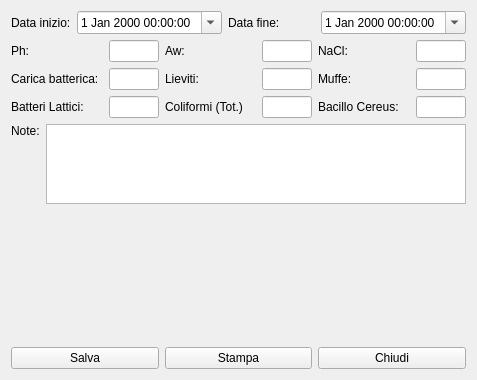
<?xml version="1.0" encoding="UTF-8"?>
<ui version="4.0">
 <class>HBioDetails</class>
 <widget class="QWidget" name="HBioDetails">
  <property name="windowModality">
   <enum>Qt::ApplicationModal</enum>
  </property>
  <property name="geometry">
   <rect>
    <x>0</x>
    <y>0</y>
    <width>477</width>
    <height>380</height>
   </rect>
  </property>
  <property name="windowTitle">
   <string>Dati Biometrici Lotto</string>
  </property>
  <property name="windowIcon">
   <iconset resource="icons.qrc">
    <normaloff>:/Resources/Bar-chart64.png</normaloff>:/Resources/Bar-chart64.png</iconset>
  </property>
  <layout class="QVBoxLayout" name="verticalLayout_3">
   <item>
    <layout class="QFormLayout" name="formLayout">
     <item row="0" column="0">
      <layout class="QHBoxLayout" name="horizontalLayout">
       <item>
        <widget class="QLabel" name="label">
         <property name="text">
          <string>Data inizio:</string>
         </property>
        </widget>
       </item>
       <item>
        <widget class="QDateTimeEdit" name="deBegin">
         <property name="buttonSymbols">
          <enum>QAbstractSpinBox::PlusMinus</enum>
         </property>
         <property name="calendarPopup">
          <bool>true</bool>
         </property>
        </widget>
       </item>
      </layout>
     </item>
     <item row="0" column="1">
      <layout class="QHBoxLayout" name="horizontalLayout_2">
       <item>
        <widget class="QLabel" name="label_2">
         <property name="text">
          <string>Data fine:</string>
         </property>
        </widget>
       </item>
       <item>
        <widget class="QDateTimeEdit" name="deEnd">
         <property name="buttonSymbols">
          <enum>QAbstractSpinBox::PlusMinus</enum>
         </property>
         <property name="calendarPopup">
          <bool>true</bool>
         </property>
        </widget>
       </item>
      </layout>
     </item>
    </layout>
   </item>
   <item>
    <layout class="QGridLayout" name="gridLayout">
     <item row="0" column="0">
      <layout class="QHBoxLayout" name="horizontalLayout_3">
       <item>
        <widget class="QLabel" name="label_3">
         <property name="minimumSize">
          <size>
           <width>80</width>
           <height>0</height>
          </size>
         </property>
         <property name="maximumSize">
          <size>
           <width>100</width>
           <height>16777215</height>
          </size>
         </property>
         <property name="text">
          <string>Ph:</string>
         </property>
        </widget>
       </item>
       <item>
        <widget class="QLineEdit" name="lePh">
         <property name="minimumSize">
          <size>
           <width>50</width>
           <height>0</height>
          </size>
         </property>
         <property name="maximumSize">
          <size>
           <width>50</width>
           <height>16777215</height>
          </size>
         </property>
        </widget>
       </item>
      </layout>
     </item>
     <item row="0" column="1">
      <layout class="QHBoxLayout" name="horizontalLayout_4">
       <item>
        <widget class="QLabel" name="label_4">
         <property name="minimumSize">
          <size>
           <width>80</width>
           <height>0</height>
          </size>
         </property>
         <property name="maximumSize">
          <size>
           <width>100</width>
           <height>16777215</height>
          </size>
         </property>
         <property name="text">
          <string>Aw:</string>
         </property>
        </widget>
       </item>
       <item>
        <widget class="QLineEdit" name="leAw">
         <property name="minimumSize">
          <size>
           <width>50</width>
           <height>0</height>
          </size>
         </property>
         <property name="maximumSize">
          <size>
           <width>50</width>
           <height>16777215</height>
          </size>
         </property>
        </widget>
       </item>
      </layout>
     </item>
     <item row="0" column="2">
      <layout class="QHBoxLayout" name="horizontalLayout_5">
       <item>
        <widget class="QLabel" name="label_5">
         <property name="text">
          <string>NaCl:</string>
         </property>
        </widget>
       </item>
       <item>
        <widget class="QLineEdit" name="leNacl">
         <property name="minimumSize">
          <size>
           <width>50</width>
           <height>0</height>
          </size>
         </property>
         <property name="maximumSize">
          <size>
           <width>50</width>
           <height>16777215</height>
          </size>
         </property>
        </widget>
       </item>
      </layout>
     </item>
     <item row="1" column="0">
      <layout class="QHBoxLayout" name="horizontalLayout_6">
       <item>
        <widget class="QLabel" name="label_6">
         <property name="minimumSize">
          <size>
           <width>80</width>
           <height>0</height>
          </size>
         </property>
         <property name="maximumSize">
          <size>
           <width>100</width>
           <height>16777215</height>
          </size>
         </property>
         <property name="text">
          <string>Carica batterica:</string>
         </property>
        </widget>
       </item>
       <item>
        <widget class="QLineEdit" name="leCaricaBatterica">
         <property name="minimumSize">
          <size>
           <width>50</width>
           <height>0</height>
          </size>
         </property>
         <property name="maximumSize">
          <size>
           <width>50</width>
           <height>16777215</height>
          </size>
         </property>
        </widget>
       </item>
      </layout>
     </item>
     <item row="1" column="1">
      <layout class="QHBoxLayout" name="horizontalLayout_7">
       <item>
        <widget class="QLabel" name="label_7">
         <property name="minimumSize">
          <size>
           <width>80</width>
           <height>0</height>
          </size>
         </property>
         <property name="maximumSize">
          <size>
           <width>100</width>
           <height>16777215</height>
          </size>
         </property>
         <property name="text">
          <string>Lieviti:</string>
         </property>
        </widget>
       </item>
       <item>
        <widget class="QLineEdit" name="leLieviti">
         <property name="minimumSize">
          <size>
           <width>50</width>
           <height>0</height>
          </size>
         </property>
         <property name="maximumSize">
          <size>
           <width>50</width>
           <height>16777215</height>
          </size>
         </property>
        </widget>
       </item>
      </layout>
     </item>
     <item row="1" column="2">
      <layout class="QHBoxLayout" name="horizontalLayout_8">
       <item>
        <widget class="QLabel" name="label_8">
         <property name="minimumSize">
          <size>
           <width>80</width>
           <height>0</height>
          </size>
         </property>
         <property name="maximumSize">
          <size>
           <width>100</width>
           <height>16777215</height>
          </size>
         </property>
         <property name="text">
          <string>Muffe:</string>
         </property>
        </widget>
       </item>
       <item>
        <widget class="QLineEdit" name="leMuffe">
         <property name="minimumSize">
          <size>
           <width>50</width>
           <height>0</height>
          </size>
         </property>
         <property name="maximumSize">
          <size>
           <width>50</width>
           <height>16777215</height>
          </size>
         </property>
        </widget>
       </item>
      </layout>
     </item>
     <item row="2" column="0">
      <layout class="QHBoxLayout" name="horizontalLayout_9">
       <item>
        <widget class="QLabel" name="label_9">
         <property name="minimumSize">
          <size>
           <width>80</width>
           <height>0</height>
          </size>
         </property>
         <property name="maximumSize">
          <size>
           <width>100</width>
           <height>16777215</height>
          </size>
         </property>
         <property name="text">
          <string>Batteri Lattici:</string>
         </property>
        </widget>
       </item>
       <item>
        <widget class="QLineEdit" name="leBatLattici">
         <property name="minimumSize">
          <size>
           <width>50</width>
           <height>0</height>
          </size>
         </property>
         <property name="maximumSize">
          <size>
           <width>50</width>
           <height>16777215</height>
          </size>
         </property>
        </widget>
       </item>
      </layout>
     </item>
     <item row="2" column="1">
      <layout class="QHBoxLayout" name="horizontalLayout_10">
       <item>
        <widget class="QLabel" name="label_10">
         <property name="minimumSize">
          <size>
           <width>80</width>
           <height>0</height>
          </size>
         </property>
         <property name="maximumSize">
          <size>
           <width>100</width>
           <height>16777215</height>
          </size>
         </property>
         <property name="text">
          <string>Coliformi (Tot.)</string>
         </property>
        </widget>
       </item>
       <item>
        <widget class="QLineEdit" name="leColiformi">
         <property name="minimumSize">
          <size>
           <width>50</width>
           <height>0</height>
          </size>
         </property>
         <property name="maximumSize">
          <size>
           <width>50</width>
           <height>16777215</height>
          </size>
         </property>
        </widget>
       </item>
      </layout>
     </item>
     <item row="2" column="2">
      <layout class="QHBoxLayout" name="horizontalLayout_11">
       <item>
        <widget class="QLabel" name="label_11">
         <property name="minimumSize">
          <size>
           <width>80</width>
           <height>0</height>
          </size>
         </property>
         <property name="maximumSize">
          <size>
           <width>100</width>
           <height>16777215</height>
          </size>
         </property>
         <property name="text">
          <string>Bacillo Cereus:</string>
         </property>
        </widget>
       </item>
       <item>
        <widget class="QLineEdit" name="leBacilloCereus">
         <property name="minimumSize">
          <size>
           <width>50</width>
           <height>0</height>
          </size>
         </property>
         <property name="maximumSize">
          <size>
           <width>50</width>
           <height>16777215</height>
          </size>
         </property>
        </widget>
       </item>
      </layout>
     </item>
    </layout>
   </item>
   <item>
    <layout class="QHBoxLayout" name="horizontalLayout_13">
     <item>
      <layout class="QVBoxLayout" name="verticalLayout">
       <item>
        <widget class="QLabel" name="label_12">
         <property name="text">
          <string>Note:</string>
         </property>
        </widget>
       </item>
       <item>
        <spacer name="verticalSpacer">
         <property name="orientation">
          <enum>Qt::Vertical</enum>
         </property>
         <property name="sizeHint" stdset="0">
          <size>
           <width>20</width>
           <height>40</height>
          </size>
         </property>
        </spacer>
       </item>
      </layout>
     </item>
     <item>
      <layout class="QVBoxLayout" name="verticalLayout_2">
       <item>
        <widget class="QTextEdit" name="teNote">
         <property name="minimumSize">
          <size>
           <width>0</width>
           <height>80</height>
          </size>
         </property>
         <property name="maximumSize">
          <size>
           <width>16777215</width>
           <height>80</height>
          </size>
         </property>
        </widget>
       </item>
       <item>
        <spacer name="verticalSpacer_2">
         <property name="orientation">
          <enum>Qt::Vertical</enum>
         </property>
         <property name="sizeHint" stdset="0">
          <size>
           <width>20</width>
           <height>40</height>
          </size>
         </property>
        </spacer>
       </item>
      </layout>
     </item>
    </layout>
   </item>
   <item>
    <spacer name="verticalSpacer_3">
     <property name="orientation">
      <enum>Qt::Vertical</enum>
     </property>
     <property name="sizeHint" stdset="0">
      <size>
       <width>20</width>
       <height>44</height>
      </size>
     </property>
    </spacer>
   </item>
   <item>
    <layout class="QHBoxLayout" name="horizontalLayout_12">
     <item>
      <widget class="QPushButton" name="pbSave">
       <property name="text">
        <string>Salva</string>
       </property>
       <property name="icon">
        <iconset resource="icons.qrc">
         <normaloff>:/Resources/save-icon.png</normaloff>:/Resources/save-icon.png</iconset>
       </property>
       <property name="iconSize">
        <size>
         <width>32</width>
         <height>32</height>
        </size>
       </property>
      </widget>
     </item>
     <item>
      <widget class="QPushButton" name="pbPrint">
       <property name="text">
        <string>Stampa</string>
       </property>
       <property name="icon">
        <iconset resource="icons.qrc">
         <normaloff>:/Resources/print-icon.png</normaloff>:/Resources/print-icon.png</iconset>
       </property>
       <property name="iconSize">
        <size>
         <width>32</width>
         <height>32</height>
        </size>
       </property>
      </widget>
     </item>
     <item>
      <widget class="QPushButton" name="pbClose">
       <property name="text">
        <string>Chiudi</string>
       </property>
       <property name="icon">
        <iconset resource="icons.qrc">
         <normaloff>:/Resources/Actions-window-close-icon.png</normaloff>:/Resources/Actions-window-close-icon.png</iconset>
       </property>
       <property name="iconSize">
        <size>
         <width>32</width>
         <height>32</height>
        </size>
       </property>
      </widget>
     </item>
    </layout>
   </item>
  </layout>
 </widget>
 <resources>
  <include location="icons.qrc"/>
 </resources>
 <connections/>
</ui>
